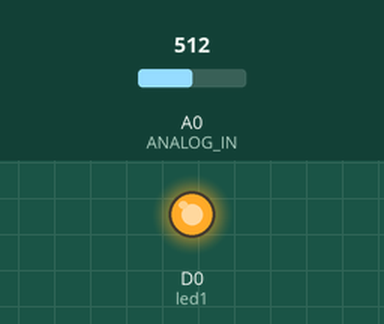
The sketch below on a simulated ESP8266 (NodeMCU). Shown: output pins drawn as LEDs (lit = HIGH). The test bench sets the inputs (shaded band); at power-on: A0 (ANALOG_IN) = 512. What the sketch prints to the serial monitor is not drawn.

Above: at 0.05 s.
Timing chart, 0 to 3.0 s (numbered marks = the images above):
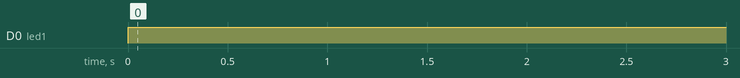

The sketch:

Light.ino
```cpp
#define ANALOG_IN A0
#define led1 D0

void setup() {
    Serial.begin(9600);
    pinMode(led1, OUTPUT);
}

void loop() {
    Serial.println(analogRead(ANALOG_IN));
    digitalWrite(led1, HIGH);
    delay(1000);
    digitalWrite(led1, LOW);
}
```

Measured:
- by itself, D0 (led1): LOW → HIGH at 0.00 s
